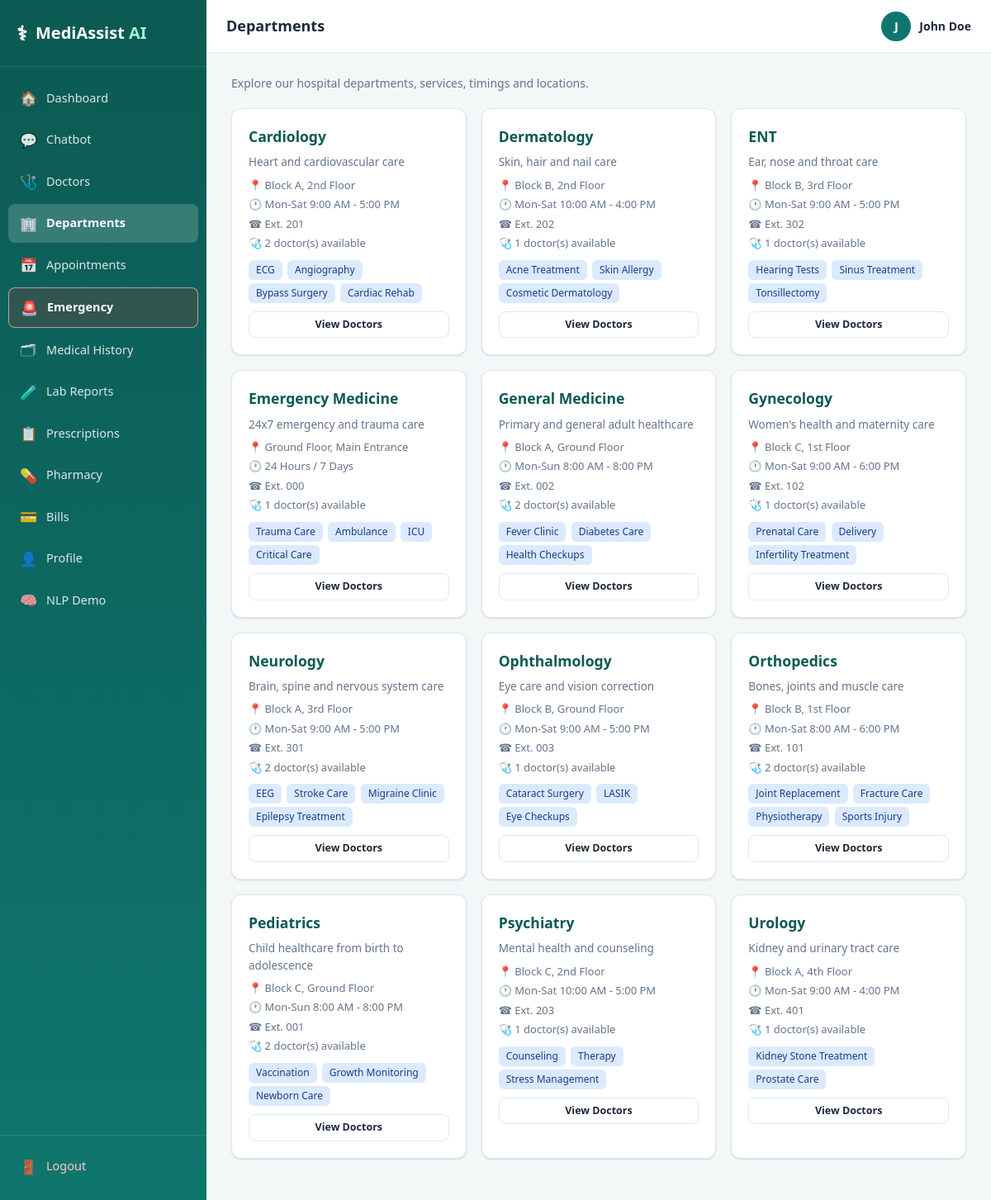
The page /departments (signed in) on the database its author committed.
### tables this page shows
CREATE TABLE users (
    user_id         INTEGER PRIMARY KEY AUTOINCREMENT,
    username        TEXT UNIQUE NOT NULL,
    email           TEXT UNIQUE NOT NULL,
    password_hash   TEXT NOT NULL,
    role            TEXT NOT NULL DEFAULT 'patient',   -- patient | admin
    full_name       TEXT NOT NULL,
    phone           TEXT,
    created_at      TIMESTAMP DEFAULT CURRENT_TIMESTAMP,
    is_active       INTEGER DEFAULT 1
);

CREATE TABLE departments (
    department_id   INTEGER PRIMARY KEY AUTOINCREMENT,
    name            TEXT UNIQUE NOT NULL,
    description     TEXT,
    services        TEXT,          -- comma separated services
    location        TEXT,          -- floor / block
    timings         TEXT,          -- opening hours
    contact_ext     TEXT
);

### routes/departments.py (the view)
@departments_bp.route("/departments")
@login_required
def list_departments():
    dept_list = query("SELECT * FROM departments ORDER BY name")
    for d in dept_list:
        d["doctor_count"] = query(
            "SELECT COUNT(*) as c FROM doctors WHERE department_id = ?",
            (d["department_id"],), fetchone=True)["c"]
    return render_template("departments.html", departments=dept_list)

### database/db.py (called while the page is built)
def get_connection():
    conn = sqlite3.connect(DB_PATH)
    conn.row_factory = sqlite3.Row
    conn.execute("PRAGMA foreign_keys = ON")
    return conn

def query(sql, params=(), fetchone=False, commit=False):
    conn = get_connection()
    cur = conn.cursor()
    cur.execute(sql, params)
    if commit:
        conn.commit()
        last_id = cur.lastrowid
        conn.close()
        return last_id
    rows = cur.fetchone() if fetchone else cur.fetchall()
    conn.close()
    if rows is None:
        return None
    if fetchone:
        return dict(rows)
    return [dict(r) for r in rows]

### routes/auth.py (called while the page is built)
def login_required(f):
    @wraps(f)
    def wrapper(*args, **kwargs):
        if "user_id" not in session:
            if request.path.startswith("/api/"):
                return jsonify({"error": "Authentication required"}), 401
            flash("Please log in to continue.", "warning")
            return redirect(url_for("auth.login", next=request.path))
        return f(*args, **kwargs)
    return wrapper

def get_current_user():
    if "user_id" not in session:
        return None
    return query("SELECT * FROM users WHERE user_id = ?", (session["user_id"],), fetchone=True)

### templates/departments.html (shortened to what this page needs)
{% extends "base.html" %}
{% block page_title %}Departments{% endblock %}
{% block content %}
<p class="section-sub">Explore our hospital departments, services, timings and locations.</p>
<div class="grid grid-3">
  {% for d in departments %}
  <div class="dept-card">
    <h3>{{ d.name }}</h3>
    <p class="text-muted" style="font-size:13.5px;">{{ d.description }}</p>
    <div class="dept-meta">📍 {{ d.location }}</div>
    <div class="dept-meta">🕐 {{ d.timings }}</div>
    <div class="dept-meta">☎ Ext. {{ d.contact_ext }}</div>
    <div class="dept-meta">🩺 {{ d.doctor_count }} doctor(s) available</div>
    <div class="mt-2" style="font-size:12.5px;">
      {% for s in d.services.split(',') %}
        <span class="entity-tag">{{ s.strip() }}</span>
      {% endfor %}
    </div>
    <a href="{{ url_for('doctors.list_doctors', department=d.name) }}" class="btn btn-outline btn-sm btn-block mt-2">View Doctors</a>
  </div>
  {% endfor %}
</div>
{% endblock %}

### templates/base.html (shortened to what this page needs)
<!DOCTYPE html>
<html lang="en">
<head>
<link rel="stylesheet" href="{{ url_for('static', filename='css/style.css') }}">
</head>
<body>
<div class="app-shell">
  <aside class="sidebar" id="sidebar">
    <div class="sidebar-brand">
      <span class="brand-icon">⚕</span>
      <span class="brand-text">MediAssist <b>AI</b></span>
    </div>
    <nav class="sidebar-nav">
      <a href="{{ url_for('main.dashboard') }}" class="nav-item {{ 'active' if request.endpoint=='main.dashboard' }}"><span>🏠</span> Dashboard</a>
      <a href="{{ url_for('chatbot.chatbot_page') }}" class="nav-item {{ 'active' if request.endpoint=='chatbot.chatbot_page' }}"><span>💬</span> Chatbot</a>
      <a href="{{ url_for('doctors.list_doctors') }}" class="nav-item {{ 'active' if request.endpoint=='doctors.list_doctors' }}"><span>🩺</span> Doctors</a>
      <a href="{{ url_for('departments.list_departments') }}" class="nav-item {{ 'active' if request.endpoint=='departments.list_departments' }}"><span>🏢</span> Departments</a>
      <a href="{{ url_for('appointments.list_appointments') }}" class="nav-item {{ 'active' if request.endpoint=='appointments.list_appointments' }}"><span>📅</span> Appointments</a>
      <a href="{{ url_for('main.emergency_page') }}" class="nav-item {{ 'active' if request.endpoint=='main.emergency_page' }} emergency-nav"><span>🚨</span> Emergency</a>
      <a href="{{ url_for('patient.medical_history') }}" class="nav-item {{ 'active' if request.endpoint=='patient.medical_history' }}"><span>🗂</span> Medical History</a>
      <a href="{{ url_for('lab.lab_reports') }}" class="nav-item {{ 'active' if request.endpoint=='lab.lab_reports' }}"><span>🧪</span> Lab Reports</a>
      <a href="{{ url_for('pharmacy.prescriptions_page') }}" class="nav-item {{ 'active' if request.endpoint=='pharmacy.prescriptions_page' }}"><span>📋</span> Prescriptions</a>
      <a href="{{ url_for('pharmacy.pharmacy_page') }}" class="nav-item {{ 'active' if request.endpoint=='pharmacy.pharmacy_page' }}"><span>💊</span> Pharmacy</a>
      <a href="{{ url_for('billing.bills_page') }}" class="nav-item {{ 'active' if request.endpoint=='billing.bills_page' }}"><span>💳</span> Bills</a>
      <a href="{{ url_for('patient.profile') }}" class="nav-item {{ 'active' if request.endpoint=='patient.profile' }}"><span>👤</span> Profile</a>
      <a href="{{ url_for('nlp_demo.nlp_demo_page') }}" class="nav-item {{ 'active' if request.endpoint=='nlp_demo.nlp_demo_page' }}"><span>🧠</span> NLP Demo</a>
    </nav>
    <div class="sidebar-footer">
      <a href="{{ url_for('auth.logout') }}" class="nav-item logout"><span>🚪</span> Logout</a>
    </div>
  </aside>
  <div class="main-area">
    <header class="topbar">
      <div class="topbar-title">{% block page_title %}Dashboard{% endblock %}</div>
      <div class="topbar-user">
        {% if current_user %}
        <span class="user-avatar">{{ current_user.full_name[0] | upper }}</span>
        <span class="user-name">{{ current_user.full_name }}</span>
        {% endif %}
      </div>
    </header>
    <main class="content">
      {% block content %}{% endblock %}
    </main>
  </div>
</div>
</body>
</html>

### static/css/style.css (style rules this page uses)
:root { --primary: #0f766e; --primary-dark: #0b5a53; --primary-light: #14b8a6; --accent: #2563eb; --danger: #dc2626; --danger-light: #fee2e2; --warning: #d97706; --warning-light: #fef3c7; --success: #16a34a; --success-light: #dcfce7; --info-light: #dbeafe; --bg: #f4f7f8; --surface: #ffffff; --border: #e2e8f0; --text: #1e293b; --text-muted: #64748b; --text-light: #94a3b8; --radius: 12px; --radius-sm: 8px; --shadow: 0 1px 3px rgba(15, 23, 42, 0.08), 0 1px 2px rgba(15, 23, 42, 0.06); --shadow-md: 0 4px 12px rgba(15, 23, 42, 0.08); --sidebar-w: 250px; font-size: 15px; }
* { box-sizing: border-box; }
html, body { height: 100%; }
body { margin: 0; font-family: 'Segoe UI', -apple-system, BlinkMacSystemFont, Roboto, Helvetica, Arial, sans-serif; background: var(--bg); color: var(--text); line-height: 1.5; }
a { text-decoration: none; color: inherit; }
h1, h2, h3, h4 { margin: 0 0 8px; font-weight: 700; }
p { margin: 0 0 8px; }
.app-shell { display: flex; min-height: 100vh; }
.sidebar { width: var(--sidebar-w); background: linear-gradient(180deg, #0b5a53 0%, #0f766e 100%); color: #fff; display: flex; flex-direction: column; position: fixed; top: 0; left: 0; bottom: 0; z-index: 100; transition: transform 0.25s ease; }
.sidebar-brand { display: flex; align-items: center; gap: 10px; padding: 22px 20px; font-size: 20px; font-weight: 800; border-bottom: 1px solid rgba(255,255,255,0.12); }
.brand-icon { font-size: 24px; }
.brand-text b { font-weight: 900; color: #a7f3d0; }
.sidebar-nav { flex: 1; overflow-y: auto; padding: 14px 10px; }
.nav-item { display: flex; align-items: center; gap: 12px; padding: 11px 14px; margin-bottom: 3px; border-radius: var(--radius-sm); color: rgba(255,255,255,0.85); font-size: 14.5px; font-weight: 500; transition: background 0.15s ease, color 0.15s ease; }
.nav-item span { font-size: 17px; width: 20px; text-align: center; }
.nav-item.active { background: rgba(255,255,255,0.18); color: #fff; font-weight: 700; }
.sidebar-footer { padding: 14px 10px; border-top: 1px solid rgba(255,255,255,0.12); }
.nav-item.logout { color: #fecaca; }
.nav-item.emergency-nav { background: rgba(220,38,38,0.18); border: 1px solid rgba(254,202,202,0.65); color: #fff; font-weight: 800; }
.main-area { flex: 1; margin-left: var(--sidebar-w); display: flex; flex-direction: column; min-height: 100vh; }
.topbar { height: 64px; background: var(--surface); border-bottom: 1px solid var(--border); display: flex; align-items: center; padding: 0 24px; gap: 16px; position: sticky; top: 0; z-index: 50; }
.topbar-title { font-size: 18px; font-weight: 700; flex: 1; }
.topbar-user { display: flex; align-items: center; gap: 10px; }
.user-avatar { width: 36px; height: 36px; border-radius: 50%; background: var(--primary); color: #fff; display: flex; align-items: center; justify-content: center; font-weight: 700; font-size: 15px; }
.user-name { font-weight: 600; font-size: 14px; color: var(--text); }
.content { padding: 26px 30px 50px; max-width: 1300px; width: 100%; margin: 0 auto; }
.grid { display: grid; gap: 18px; }
.grid-3 { grid-template-columns: repeat(auto-fit, minmax(230px, 1fr)); }
.btn { display: inline-flex; align-items: center; justify-content: center; gap: 6px; padding: 10px 18px; border-radius: var(--radius-sm); border: none; font-weight: 600; font-size: 14px; transition: all 0.15s ease; white-space: nowrap; }
.btn-outline { background: transparent; border: 1.5px solid var(--border); color: var(--text); }
.btn-sm { padding: 6px 12px; font-size: 12.5px; }
.btn-block { width: 100%; }
.dept-card { background: var(--surface); border-radius: var(--radius); box-shadow: var(--shadow); padding: 20px; border: 1px solid var(--border); }
.dept-card h3 { color: var(--primary-dark); }
.dept-card .dept-meta { font-size: 13px; color: var(--text-muted); margin: 4px 0; }
.entity-tag { display: inline-block; background: var(--info-light); color: #1e3a8a; padding: 3px 9px; border-radius: 6px; font-size: 12px; margin: 2px 3px 2px 0; }
.section-sub { color: var(--text-muted); margin-bottom: 20px; font-size: 14px; }
.mt-2 { margin-top: 8px; }
.text-muted { color: var(--text-muted); }

### rows shown on the page
users: full_name "J", full_name "John Doe"
departments: name "Cardiology", description "Heart and cardiovascular care", location "Block A, 2nd Floor", timings "Mon-Sat 9:00 AM - 5:00 PM", contact_ext "201", doctor_count "2", strip "ECG" "Angiography" "Bypass Surgery" "Cardiac Rehab"
departments: name "Dermatology", description "Skin, hair and nail care", location "Block B, 2nd Floor", timings "Mon-Sat 10:00 AM - 4:00 PM", contact_ext "202", doctor_count "1", strip "Acne Treatment" "Skin Allergy" "Cosmetic Dermatology"
departments: name "ENT", description "Ear, nose and throat care", location "Block B, 3rd Floor", timings "Mon-Sat 9:00 AM - 5:00 PM", contact_ext "302", doctor_count "1", strip "Hearing Tests" "Sinus Treatment" "Tonsillectomy"
departments: name "Emergency Medicine", description "24x7 emergency and trauma care", location "Ground Floor, Main Entrance", timings "24 Hours / 7 Days", contact_ext "000", doctor_count "1", strip "Trauma Care" "Ambulance" "ICU" "Critical Care"
departments: name "General Medicine", description "Primary and general adult healthcare", location "Block A, Ground Floor", timings "Mon-Sun 8:00 AM - 8:00 PM", contact_ext "002", doctor_count "2", strip "Fever Clinic" "Diabetes Care" "Health Checkups"
departments: name "Gynecology", description "Women's health and maternity care", location "Block C, 1st Floor", timings "Mon-Sat 9:00 AM - 6:00 PM", contact_ext "102", doctor_count "1", strip "Prenatal Care" "Delivery" "Infertility Treatment"
departments: name "Neurology", description "Brain, spine and nervous system care", location "Block A, 3rd Floor", timings "Mon-Sat 9:00 AM - 5:00 PM", contact_ext "301", doctor_count "2", strip "EEG" "Stroke Care" "Migraine Clinic" "Epilepsy Treatment"
departments: name "Ophthalmology", description "Eye care and vision correction", location "Block B, Ground Floor", timings "Mon-Sat 9:00 AM - 5:00 PM", contact_ext "003", doctor_count "1", strip "Cataract Surgery" "LASIK" "Eye Checkups"
departments: name "Orthopedics", description "Bones, joints and muscle care", location "Block B, 1st Floor", timings "Mon-Sat 8:00 AM - 6:00 PM", contact_ext "101", doctor_count "2", strip "Joint Replacement" "Fracture Care" "Physiotherapy" "Sports Injury"
departments: name "Pediatrics", description "Child healthcare from birth to adolescence", location "Block C, Ground Floor", timings "Mon-Sun 8:00 AM - 8:00 PM", contact_ext "001", doctor_count "2", strip "Vaccination" "Growth Monitoring" "Newborn Care"
departments: name "Psychiatry", description "Mental health and counseling", location "Block C, 2nd Floor", timings "Mon-Sat 10:00 AM - 5:00 PM", contact_ext "203", doctor_count "1", strip "Counseling" "Therapy" "Stress Management"
departments: name "Urology", description "Kidney and urinary tract care", location "Block A, 4th Floor", timings "Mon-Sat 9:00 AM - 4:00 PM", contact_ext "401", doctor_count "1", strip "Kidney Stone Treatment" "Prostate Care"
